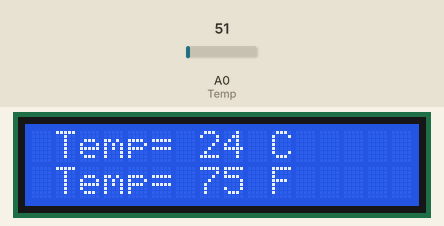
Recording of a sketch running on a simulated Arduino Uno, built with avr-gcc and run on an emulated ATmega328P. Parts: 16×2 character LCD. The inputs (shaded band) are chosen by the test bench; at power-on: A0 (Temp) = 51. What the sketch prints to the serial monitor is not drawn.

Above: at 1.2 s.
1.3 s: A0 (Temp) set to 61
At 3.2 s:
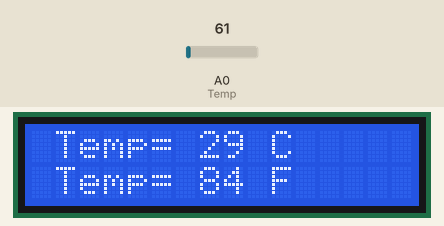
3.5 s: A0 (Temp) set to 71
At 5.2 s:
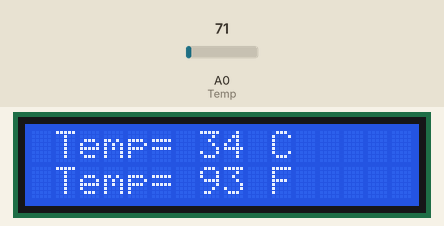
5.5 s: A0 (Temp) set to 86
At 7.4 s:
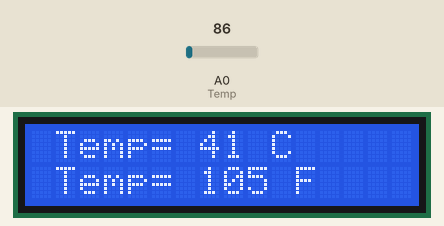
Timing chart, 0 to 8.9 s (numbered marks = the images above; inputs shaded):
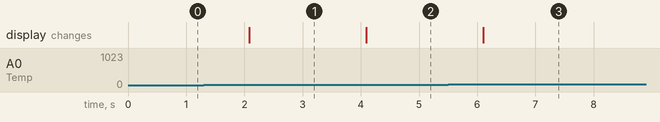

The sketch:

LCD_and_LM35.ino
```cpp
#include<LiquidCrystal.h>

LiquidCrystal lcd(12,11,5,4,3,2);

int Temp=A0;
int TempC;
int TempF;

void setup() {
  Serial.begin(9600);
  lcd.begin(16,2);

}
void loop() {
  TempC=analogRead(Temp);
  TempC=(TempC/1024.0)*5000;
  TempC=TempC/10;

  TempF=((TempC*9)/5+32);

  lcd.clear();
  lcd.setCursor(1,0);
  lcd.print("Temp= ");
  lcd.print(TempC);
  lcd.print(" C");
  Serial.print("TempC= ");
  Serial.println(TempC);

  lcd.setCursor(0,1);
  lcd.print(" Temp= ");
  lcd.print(TempF);
  lcd.print(" F");
  Serial.print("TempF= ");
  Serial.println(TempF);

  delay(1000);

}
```

Measured:
- after the input at 1.3 s, the display: changes after 0.78 s (image 1)
- after the input at 3.5 s, the display: changes after 0.59 s (image 2)
- after the input at 5.5 s, the display: changes after 0.60 s (image 3)
